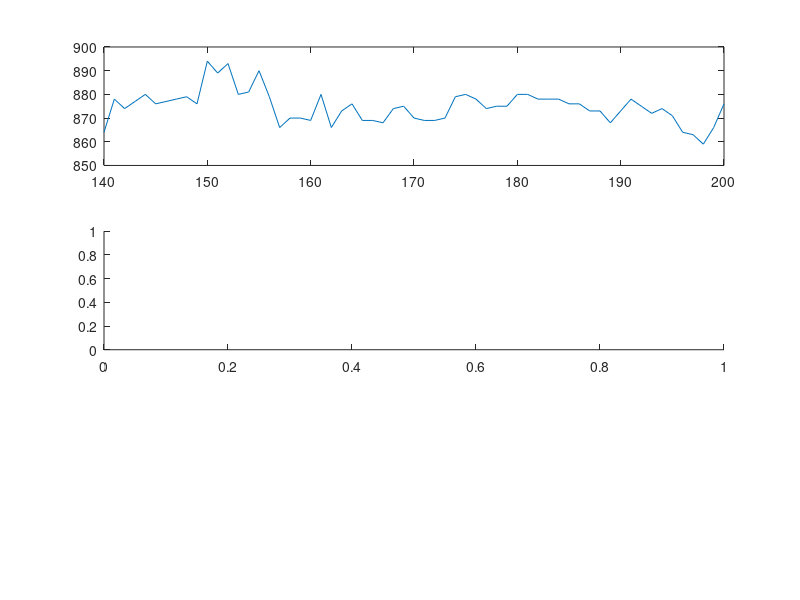

This figure's MATLAB source: (Note: this script raises an error after producing the figure.)
sl = 60;       %sample length 50
offset = 140;   %50  

%считываем временной ряд
fData = fopen('data/MFON_160101_180101_F.txt');
if fData==-1
    error('file does not exist');
end
while feof(fData) == 0
    line = fgetl(fData);
    data = str2num(line);
end

data_len = length(data);
Xj = data(offset: offset+sl);

subplot(3,1,1);
plot([offset:offset+sl], Xj);

subplot(3,1,2);
dist = CheckNd(Xj);
histogram(Xj);

subplot(3,1,3);
if dist == false
    Xj = boxcox(0.05, Xj')';
    dist = CheckNd(Xj);
    histogram(Xj);
end

dist